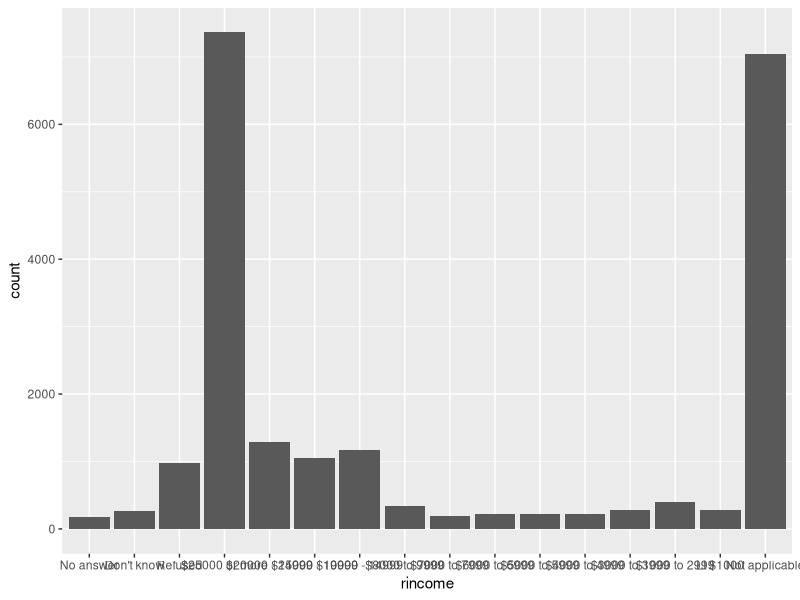
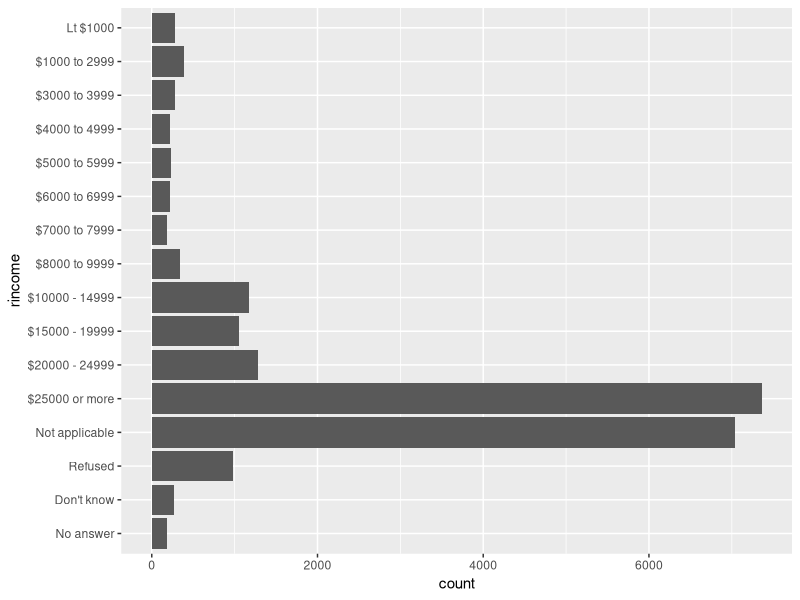
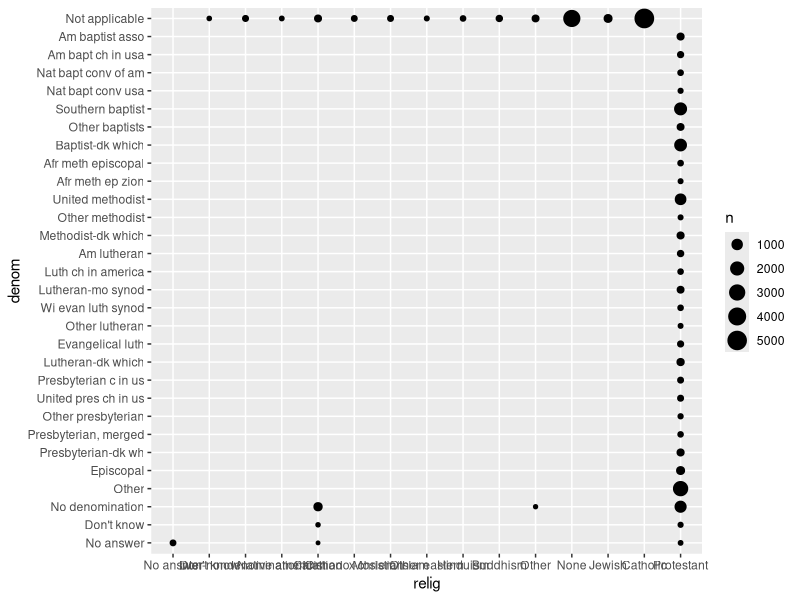
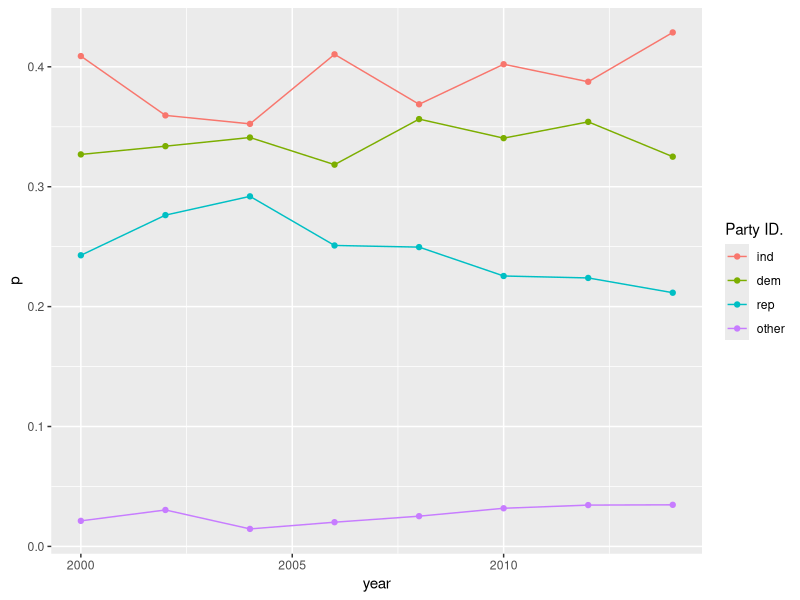
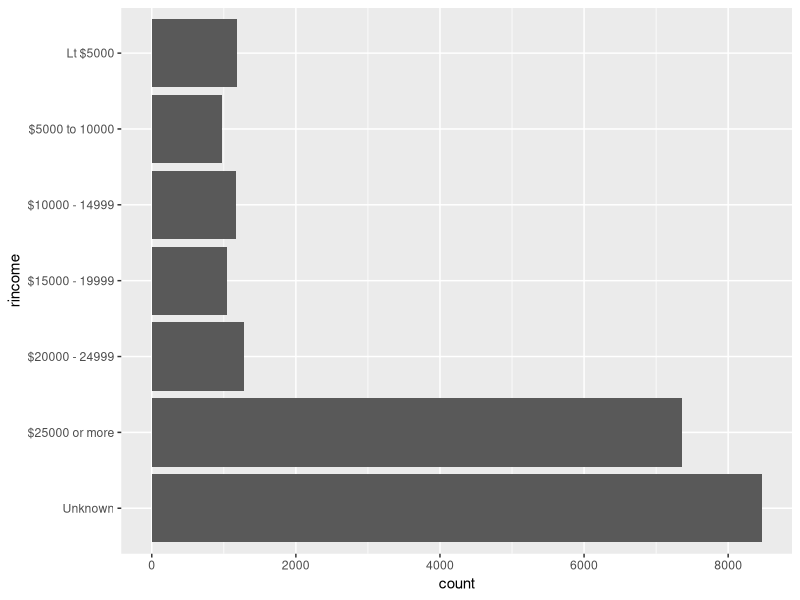

Source code (R) for these figures, in order:
## ---- chunk 1
knitr::opts_chunk$set(echo = TRUE)
## ---- chunk 2
library(tidyverse)
## ---- chunk 3
#
gss_cat %>% ggplot(aes(rincome)) + geom_bar()
gss_cat %>% mutate(rincome = fct_relevel(rincome, c("No answer", "Don't know", "Refused", "Not applicable"))) %>% ggplot(aes(rincome)) + geom_bar() + coord_flip()
## ---- chunk 4
#
gss_cat %>% count(relig, denom) %>% filter(denom == "No denomination")

gss_cat %>% filter(!denom %in% c("No denomination", "No answer", "Other", "Don't know", "Not applicable")) %>% count(relig)

gss_cat %>% count(relig, denom) %>% ggplot(aes(x = relig, y = denom, size = n)) + geom_point() 
## ---- chunk 5
#
keep(gss_cat, is.factor) %>% names()
levels(gss_cat[["marital"]])
levels(gss_cat[["rincome"]])
levels(gss_cat[["partyid"]])
levels(gss_cat[["relig"]])
levels(gss_cat[["denom"]])
## ---- chunk 6
#
gss_cat %>% mutate(partyid = fct_collapse(partyid, other = c("No answer", "Don't know", "Other party"), rep = c("Strong republican", "Not str republican"), ind = c("Ind,near rep", "Independent", "Ind,near dem"), dem = c("Not str democrat", "Strong democrat"))) %>% count(year, partyid) %>% group_by(year) %>% mutate(p = n / sum(n)) %>% ggplot(aes(x = year, y = p, colour = fct_reorder2(partyid, year, p))) + geom_point() + geom_line() + labs(colour = "Party ID.")
## ---- chunk 7
#
library("stringr")

gss_cat %>%mutate(rincome = fct_collapse(rincome, `Unknown` = c("No answer", "Don't know", "Refused", "Not applicable"), `Lt $5000` = c("Lt $1000", str_c("$", c("1000", "3000", "4000"), " to ", c("2999", "3999", "4999"))),`$5000 to 10000` = str_c("$", c("5000", "6000", "7000", "8000"), " to ", c("5999", "6999", "7999", "9999")))) %>% ggplot(aes(x = rincome)) + geom_bar() + coord_flip()
